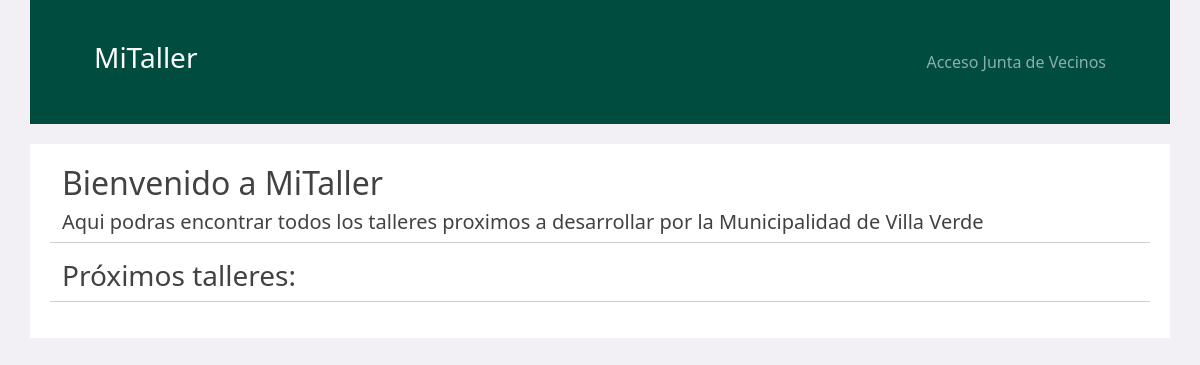
Before: / with the older database file.
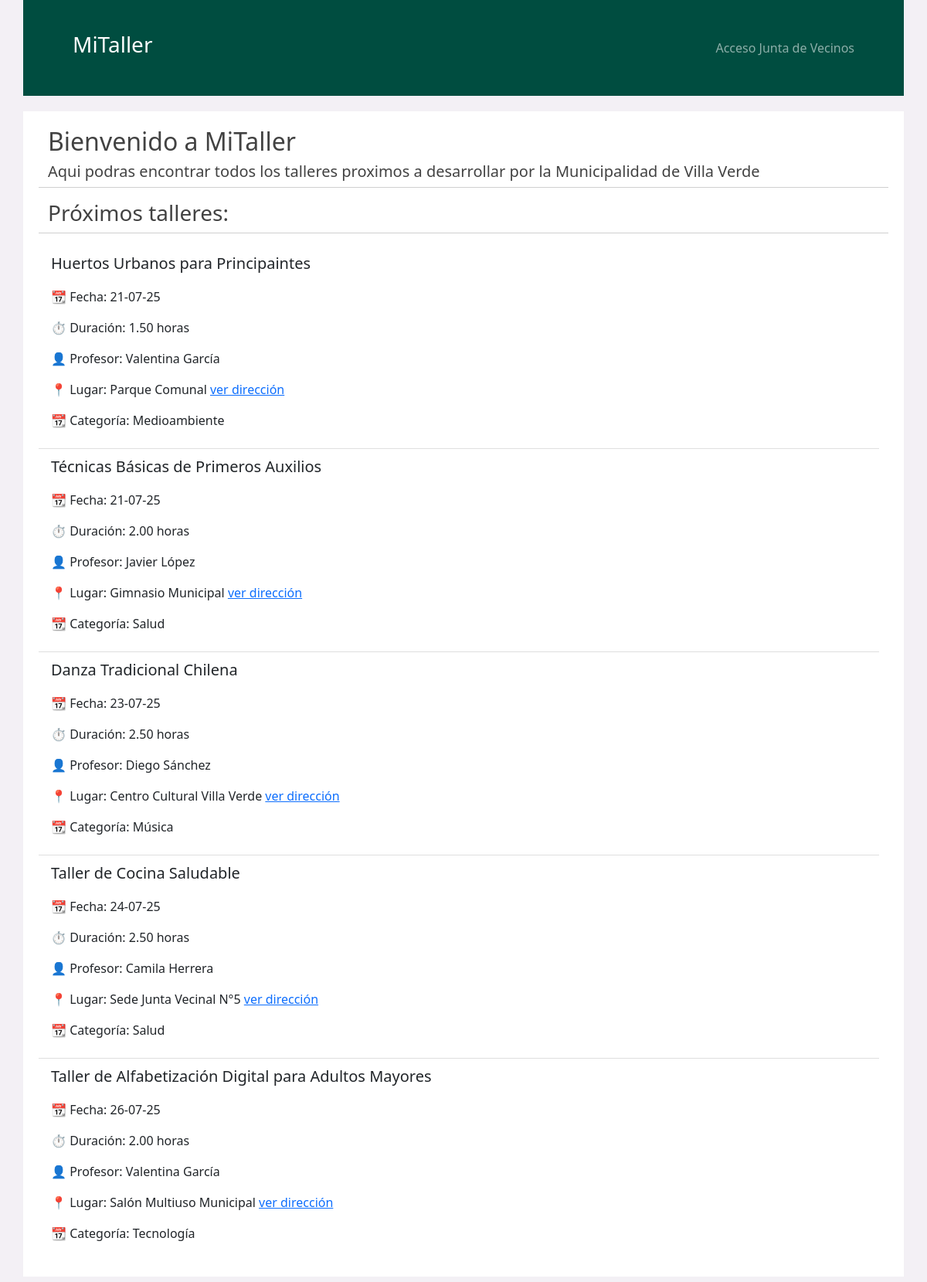
After: the same page with the newer database file.
### core/models.py (models this page shows, shortened)
class Taller(models.Model):
    ESTADOS = [
        ('pendiente', 'En Revision'),
        ('aceptado', 'Aceptado'),
        ('rechazado', 'Rechazado')
    ]
    titulo = models.CharField(max_length=100)
    fecha = models.DateTimeField()
    duracion_horas = models.DecimalField(max_digits=4, decimal_places=2)
    estado = models.CharField(max_length=10, choices=ESTADOS, default="pendiente")
    profesor = models.ForeignKey(Profesor, on_delete=models.SET_NULL, null=True, blank=True)
    lugar = models.ForeignKey(Lugar, on_delete=models.CASCADE)
    categoria = models.ForeignKey(Categoria, on_delete=models.CASCADE)
    observacion = models.CharField(max_length=100, blank=True)

class Profesor(models.Model):
    nombre = models.CharField(max_length=30)
    apellido = models.CharField(max_length=30)
    telefono = models.CharField(max_length=15)

class Lugar(models.Model):
    nombre = models.CharField(max_length=50)
    direccion = models.CharField(max_length=100)

class Categoria(models.Model):
    nombre = models.CharField(max_length=30)
    descripcion = models.CharField(max_length=100)

### core/views.py (the view)
# urls.py: path('', views.home, name='home'),
def home(request):
    talleres = Taller.objects.filter(estado='aceptado', fecha__gte=timezone.now().date())
    data = {
        "talleres": talleres
    }
    return render(request, 'core/index.html', data)

### core/templates/core/index.html (shortened to what this page needs)
{% extends 'core/base.html' %}
{% load static %}
{% block contenido %}
<main class="row contenedor-main">
    <h2>Bienvenido a MiTaller</h2>
    <h5>Aqui podras encontrar todos los talleres proximos a desarrollar por la Municipalidad de Villa Verde</h5>
    <hr>
    <h3>Próximos talleres:</h3>
    <hr>
    <ul class="list-group list-group-flush">
        {% for taller in talleres %}
        <li class="list-group-item">
            <p class="lead">{{taller.titulo}}</p>
            <p>📆 Fecha: {{taller.fecha|date:'d-m-y'}}</p>
            <p>⏱️ Duración: {{taller.duracion_horas}} horas</p>
            <p>👤 Profesor: {{taller.profesor.nombre}} {{taller.profesor.apellido}}</p>
            <p>
                📍 Lugar: {{taller.lugar.nombre}}
                <a  href="#collapse{{taller.id}}"
                    data-bs-toggle="collapse"
                    role="button"
                    aria-expanded="false"
                    aria-controls="collapse{{taller.id}}">
                    ver dirección
                </a>
            </p>
            <p>📆 Categoría: {{taller.categoria.nombre}}</p>
        </li>
        {% endfor %}
    </ul>
</main>
{% endblock %}

### core/templates/core/base.html (shortened to what this page needs)
{% load static %}
<!DOCTYPE html>
<html lang="en">
<head>
    <link rel="stylesheet" href="{% static 'core/css/bootstrap.min.css' %}">
    <link rel="stylesheet" href="{% static 'core/css/estilos.css' %}">
</head>
<body>
    <div class="container">
        <header class="row">
            {% include 'core/nav.html' %}
        </header>
        {% block contenido %}
        {% endblock %}
    </div>
</body>
</html>

### core/templates/core/nav.html (shortened to what this page needs)
{% load static %}
<nav class="navbar navbar-expand-lg navbar-dark py-2 py-sm-3">
    <div class="container">
        <a href="/" class="navbar-brand d-flex">
            <span class="align-self-center h3 ms-2">MiTaller</span>
        </a>
        <div class="collapse navbar-collapse flex-lg-grow-0" id="contenidoMenu">
            <ul class="navbar-nav">
                {% if user.is_authenticated %}
                <li class="nav-item me-4">
                    <a href="/logout" class="nav-link">Cerrar Sesion</a>
                </li>
                <li class="nav-item">
                    <a href="/talleres/todos" class="btn btn-secondary me-2">Historial de Talleres</a>
                </li>
                <li class="nav-item">
                    <a href="/talleres/proponer" class="btn btn-primary">Proponer un Taller</a>
                </li>
                {% else %}
                <li class="nav-item">
                    <a href="/login" class="nav-link">Acceso Junta de Vecinos</a>
                </li>
                {% endif %}
            </ul>
        </div>
    </div>
</nav>

### core/static/core/css/estilos.css (style rules this page uses)
body { background-color: #f3f0f5; color: #fff; }
header { background-color: #004d40; padding: 20px; margin-bottom: 20px; }
.contenedor-main { margin-bottom: 20px; }
main { background: #fff; color: #424242; padding: 20px; }

Changed rows visible on the page:
added Taller: titulo "Huertos Urbanos para Principaintes", fecha "21-07-25", duracion_horas "1.50", profesor.nombre "Valentina", profesor.apellido "García", lugar.nombre "Parque Comunal", categoria.nombre "Medioambiente"
added Taller: titulo "Técnicas Básicas de Primeros Auxilios", fecha "21-07-25", duracion_horas "2.00", profesor.nombre "Javier", profesor.apellido "López", lugar.nombre "Gimnasio Municipal", categoria.nombre "Salud"
added Taller: titulo "Danza Tradicional Chilena", fecha "23-07-25", duracion_horas "2.50", profesor.nombre "Diego", profesor.apellido "Sánchez", lugar.nombre "Centro Cultural Villa Verde", categoria.nombre "Música"
added Taller: titulo "Taller de Cocina Saludable", fecha "24-07-25", duracion_horas "2.50", profesor.nombre "Camila", profesor.apellido "Herrera", lugar.nombre "Sede Junta Vecinal N°5", categoria.nombre "Salud"
added Taller: titulo "Taller de Alfabetización Digital para Adultos Mayores", fecha "26-07-25", duracion_horas "2.00", profesor.nombre "Valentina", profesor.apellido "García", lugar.nombre "Salón Multiuso Municipal", categoria.nombre "Tecnología"
